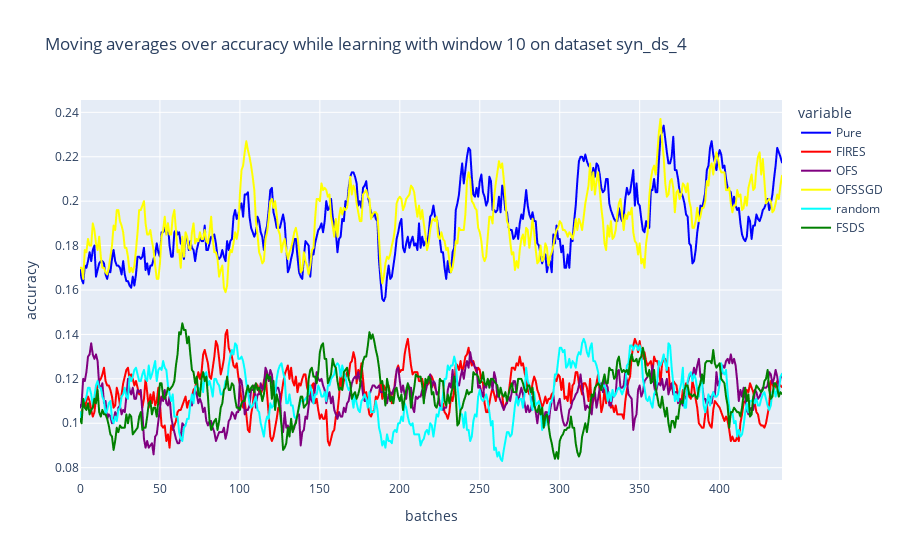

The notebook cell this image was saved under:
### Code cell
#moving averages
title = "Moving averages over accuracy while learning with window {} on dataset {}".format(n_window, dataset_name)
col_names = ["Pure","FIRES", "OFS", "OFSSGD", "random","FSDS"]# 
d = {"Pure":pure_moving_average, "FIRES":fires_moving_average, "OFS":ofs_moving_average, 
"OFSSGD":ofssgd_moving_average,  "random":random_moving_average,"FSDS":fsds_moving_average}
df = pd.DataFrame(d, columns=col_names)
fig = px.line(df, y=col_names, title=title, labels={"index":"batches", "value":"accuracy"}, color_discrete_map={"Pure":"blue",'FIRES': 'red', 
                                                    'OFS': 'purple','FSDS': 'green', "OFSSGD":"yellow", "random":"cyan"})
fig.write_image("{}/accuracy.{}".format(folder, export_type))
accuracy_trace = fig['data']
fig.show()

### Figure 1 — Plotly figure (JSON) as saved in the notebook; plotly's stock layout.template omitted (floating-point values rounded to 4 significant figures; data arrays with more than 128 entries replaced by an {"elided": "..."} marker saying what was removed)
{"data": [{"hovertemplate": "variable=Pure<br>batches=%{x}<br>accuracy=%{y}<extra></extra>", "legendgroup": "Pure", "line": {"color": "blue", "dash": "solid"}, "mode": "lines", "name": "Pure", "showlegend": true, "type": "scattergl", "x": {"elided": "440 int values"}, "xaxis": "x", "y": {"elided": "440 float values"}, "yaxis": "y"}, {"hovertemplate": "variable=FIRES<br>batches=%{x}<br>accuracy=%{y}<extra></extra>", "legendgroup": "FIRES", "line": {"color": "red", "dash": "solid"}, "mode": "lines", "name": "FIRES", "showlegend": true, "type": "scattergl", "x": {"elided": "440 int values"}, "xaxis": "x", "y": {"elided": "440 float values"}, "yaxis": "y"}, {"hovertemplate": "variable=OFS<br>batches=%{x}<br>accuracy=%{y}<extra></extra>", "legendgroup": "OFS", "line": {"color": "purple", "dash": "solid"}, "mode": "lines", "name": "OFS", "showlegend": true, "type": "scattergl", "x": {"elided": "440 int values"}, "xaxis": "x", "y": {"elided": "440 float values"}, "yaxis": "y"}, {"hovertemplate": "variable=OFSSGD<br>batches=%{x}<br>accuracy=%{y}<extra></extra>", "legendgroup": "OFSSGD", "line": {"color": "yellow", "dash": "solid"}, "mode": "lines", "name": "OFSSGD", "showlegend": true, "type": "scattergl", "x": {"elided": "440 int values"}, "xaxis": "x", "y": {"elided": "440 float values"}, "yaxis": "y"}, {"hovertemplate": "variable=random<br>batches=%{x}<br>accuracy=%{y}<extra></extra>", "legendgroup": "random", "line": {"color": "cyan", "dash": "solid"}, "mode": "lines", "name": "random", "showlegend": true, "type": "scattergl", "x": {"elided": "440 int values"}, "xaxis": "x", "y": {"elided": "440 float values"}, "yaxis": "y"}, {"hovertemplate": "variable=FSDS<br>batches=%{x}<br>accuracy=%{y}<extra></extra>", "legendgroup": "FSDS", "line": {"color": "green", "dash": "solid"}, "mode": "lines", "name": "FSDS", "showlegend": true, "type": "scattergl", "x": {"elided": "440 int values"}, "xaxis": "x", "y": {"elided": "440 float values"}, "yaxis": "y"}], "layout": {"legend": {"title": {"text": "variable"}, "tracegroupgap": 0}, "title": {"text": "Moving averages over accuracy while learning with window 10 on dataset syn_ds_4"}, "xaxis": {"anchor": "y", "domain": [0, 1], "title": {"text": "batches"}}, "yaxis": {"anchor": "x", "domain": [0, 1], "title": {"text": "accuracy"}}}}
